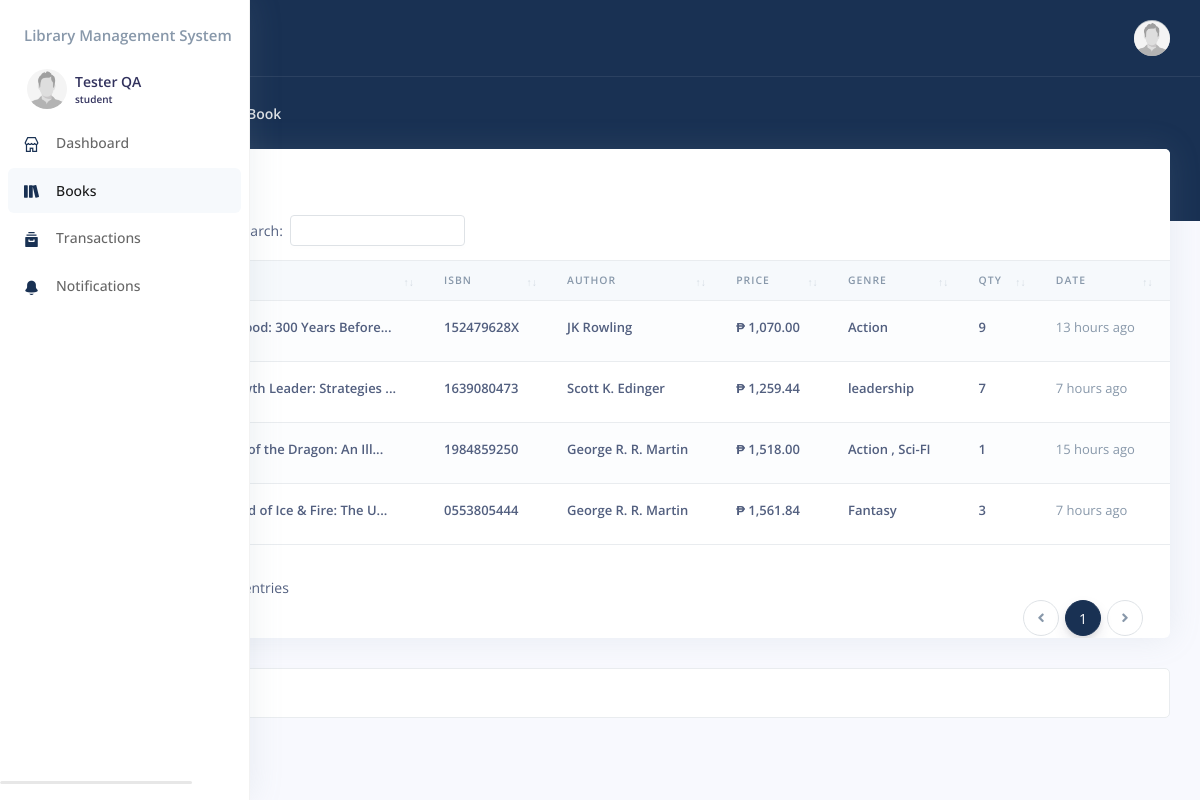
Page /student/book.php (signed in) on the committed database.
### tables this page shows
CREATE TABLE `user` (
  `id` int(11) NOT NULL,
  `type` varchar(50) NOT NULL,
  `username` varchar(255) NOT NULL,
  `password` text NOT NULL,
  `firstname` varchar(255) NOT NULL,
  `lastname` varchar(255) NOT NULL,
  `phone_no` varchar(20) NOT NULL,
  `email` varchar(50) NOT NULL,
  `age` int(22) NOT NULL,
  `address` varchar(255) NOT NULL,
  `image` text NOT NULL,
  `created_on` datetime NOT NULL
);

CREATE TABLE `book` (
  `id` int(11) NOT NULL,
  `title` text NOT NULL,
  `isbn` varchar(255) NOT NULL,
  `author` varchar(255) NOT NULL,
  `book_price` decimal(10,2) NOT NULL,
  `genre` varchar(50) NOT NULL,
  `quantity` int(22) NOT NULL,
  `created_on` datetime NOT NULL
);

### student/include/session.php (called while the page is built, shortened)
<?php
	include '../include/conn.php';
		if($_SESSION['type']=='student'){
			$stmt = $con->prepare("SELECT * FROM `user` WHERE `id`= ? LIMIT 1");
			$stmt->execute([$_SESSION['student']]);
			$user = $stmt->fetch(PDO::FETCH_ASSOC);;
		}else{
			echo"<script>window.location.href='../403.php';</script>";
		}

### include/function.php (called while the page is built, shortened)
<?php
	function created_on($createdDatetime){
		$createdDate = new DateTime($createdDatetime);
		$currentDate = new DateTime();
		$interval = $currentDate->diff($createdDate);
		$years = $interval->y;
		$months = $interval->m;
		$days = $interval->d;
		$hours = $interval->h;
		$minutes = $interval->i;
		$date='';
		if ($years > 0) {
			if($years==1){
				$text='year ago';
			}else{
				$text='years ago';
			}
			$date=$years.' '.$text ;
		} elseif ($hours > 0) {
			if($hours==1){
				$text='hour ago';
			}else{
				$text='hours ago';
			}
			$date= $hours.' '.$text ;
		} else {
			$date ='Just now';
		}
		return $date;
	}
	function short_text($text){
		if(!empty($text)){
			if(strlen($text)>30){
				$text = substr($text, 0, 30) . "...";
				return $text;
			}
			return $text;
		}
	}
	function formatDate($date) {
		$dateTime = new DateTime($date);
		$formattedDate = $dateTime->format('F j, Y');
		return $formattedDate;
	}

### student/book.php (the view, shortened to what this page needs)
<?php
    include("include/session.php");
    $parentpage = "";
    $currentpage='Book';
    $childpage = $page = "Book";
    include("include/header.php");
  ?>
  </head>
  <?php include("include/sidebar.php"); ?>
    <div class="main-content" id="panel">
      <?php
        include("include/topnav.php");
        include "include/breadcrumbs.php";
      ?>
    <div class="container-fluid mt--6">
      <div class="row">
        <div class="col">
          <div class="card">
            <div class="card-header border-0">
              <div class="row">
                <div class="col-6">
                  <h3 class="mb-0">Book List</h3>
                </div>
                <div class="col-6 text-right">
                </div>
              </div>
            </div>
            <div class="table-responsive">
               <table class="table align-items-center table-flush table-striped" id="datatable-buttons">
                <thead class="thead-light">
                  <tr>
                    <th>No.</th>
                    <th>Title</th>
                    <th>ISBN</th>
                    <th>Author</th>
                    <th>Price</th>
					          <th>Genre</th>
                    <th>Qty</th>
                    <th>Date</th>
                    <th>Option</th>
                  </tr>
                </thead>
                <tbody>
                  <?php
                    try{
                      $stmt = $con->prepare(" SELECT * FROM `book` ORDER BY `title` ASC ");
                      $stmt->execute();
                      $cnt = 1;
                      while ($row = $stmt->fetch(PDO::FETCH_ASSOC)) {
                  ?>
                    <tr>
                      <td>
                          <label class="text-muted"><?php echo $cnt;?></label>
                      </td>
                      <td >
                        <?php $title=(empty($row['title']) ||$row['title']==NULL)?'':$row['title']; ?>
                        <label class="font-weight-bold"><?php echo htmlentities(short_text($title)); ?></label>
                      </td>
                      <td >
                        <?php $isbn=(empty($row['isbn']) ||$row['isbn']==NULL)?'':$row['isbn']; ?>
                        <label class="font-weight-bold"><?php echo htmlentities(short_text($isbn)); ?></label>
                      </td>
                      <td >
                        <?php $author=(empty($row['author']) ||$row['author']==NULL)?'':$row['author']; ?>
                        <label class="font-weight-bold"><?php echo htmlentities(short_text($author)); ?></label>
                      </td>
                      <td>
                        <?php
                            $price = (!isset($row['book_price']) || $row['book_price'] == 0) ? '0.00' : number_format($row['book_price'], 2);
                        ?>
                        <label class="font-weight-bold">&#8369; <?php echo htmlentities($price); ?></label>
                      </td>
                      <td >
                        <?php $genre=(empty($row['genre']) ||$row['genre']==NULL)?'':$row['genre']; ?>
                        <label class="font-weight-bold"><?php echo htmlentities(short_text($genre)); ?></label>
                      </td>
                      <td>
                        <?php
                            $quantity = (!isset($row['quantity']) || $row['quantity'] == 0) ? '' : ($row['quantity']);
                        ?>
                        <label class="font-weight-bold"> <?php echo htmlentities($quantity); ?></label>
                      </td>
					            <td>
                        <span class="text-muted">
                          <?php
                            $date=(empty($row['created_on']) ||$row['created_on']==NULL)?'':$row['created_on'];
                            $created_on = isset( $date) ? htmlspecialchars(created_on($date), ENT_QUOTES, 'UTF-8') : '';
                          ?>
                          <label title="<?php echo formatDate($date); ?>"> <?php echo $created_on; ?></label>
                        </span>
                      </td>
                      <td class="text-left">
                      </td>
                    </tr>
                    <div class="col-md-4">
                  <?php $cnt = $cnt + 1;
                  }
                }catch (Exception $e) {
                  $_SESSION['error'] = 'Something went wrong in accessing book data.' . $e->getMessage();
                }
                ?>
                </tbody>
              </table>
            </div>
          </div>
        </div>
      </div>
      <?php include("include/footer.php"); ?>
      </div>
    </div>
  </body>
</html>

### student/include/header.php (shortened to what this page needs)
<!DOCTYPE html>
<html>
<head>
  <link rel="stylesheet" href="../assets/vendor/nucleo/css/nucleo.css" type="text/css">
  <link rel="stylesheet" href="../assets/vendor/@fortawesome/fontawesome-free/css/all.min.css" type="text/css">
  <link rel="stylesheet" href="../assets/vendor/datatables.net-bs4/css/dataTables.bootstrap4.min.css">
  <link rel="stylesheet" href="../assets/vendor/datatables.net-buttons-bs4/css/buttons.bootstrap4.min.css">
  <link rel="stylesheet" href="../assets/vendor/datatables.net-select-bs4/css/select.bootstrap4.min.css">
  <link rel="stylesheet" href="../assets/select/css/select2.min.css">
  <link rel="stylesheet" href="../assets/css/style.css">
  <link rel="stylesheet" href="../assets/vendor/fullcalendar/dist/fullcalendar.min.css">
  <link rel="stylesheet" href="../assets/vendor/sweetalert2/dist/sweetalert2.min.css">
  <link rel="stylesheet" href="../assets/vendor/quill/dist/quill.core.css">
  <link rel="stylesheet" href="../assets/css/argon.css?v=1.1.0" type="text/css">
  <?php
    include("../include/function.php");
  ?>

### student/include/sidebar.php (shortened to what this page needs)
<body>
  <nav class="sidenav navbar navbar-vertical fixed-left navbar-expand-xs navbar-light bg-white text-white" id="sidenav-main">
    <div class="scrollbar-inner">
      <div class="sidenav-header d-flex align-items-center">
        <a class="navbar-brand" href="./" style="width:">
          <h4 class="text-muted">Library Management System</h4>
        </a>
          <div class="navbar-brand sidebar-user text-left">
            <a href="profile.php">
            <span class="avatar avatar-sm rounded-circle" >
              <?php $userphoto = $user['image'];
                if ($userphoto == "") :
              ?>
              <img src="img/profile.png" alt="Image placeholder">
              <?php else : ?>
                <img alt="Image placeholder" src="img/<?php echo htmlentities($userphoto); ?>" style="width:40px;height:40px;border-radius:50%;">
              <?php endif; ?>
            </span>
            <span>
              <h5 class=" m-0 text-sm  font-weight-bold">
                <?php echo  htmlentities($user['firstname'].' '.$user['lastname']);  ?>
              </h5>
              <h6 class="text-overflow m-0" data-toggle="tooltip" data-placement="left" title="User">
                <?php echo htmlentities($_SESSION['type']);  ?>
              </h6>
            </span>
            </a>
          </div>
      </div>
      <br>
      <div class="navbar-inner">
        <div class="collapse navbar-collapse" id="sidenav-collapse-main">
          <ul class="navbar-nav">
            <li class="nav-item">
              <a class="nav-link <?php echo ($parentpage == "dashboard" ? "active" : "") ?>" href="./">
                <i class="ni ni-shop text-primary"></i>
                <span class="nav-link-text">Dashboard</span>
              </a>
            </li>
            <li class="nav-item">
                <a class="nav-link <?php echo ($page == "Book" ? "active" : "") ?>" href="book.php">
                  <i class="ni ni-books  text-primary"></i>
                  <span class="nav-link-text">Books</span>
                </a>
            </li>
            <li class="nav-item">
                <a class="nav-link <?php echo ($page == "Transactions" ? "active" : "") ?>" href="transactions.php">
                  <i class="ni ni-archive-2  text-primary"></i>
                  <span class="nav-link-text">Transactions</span>
                </a>
            </li>
            <li class="nav-item">
                <a class="nav-link <?php echo ($page == "Notifications" ? "active" : "") ?>" href="notifications.php">
                  <i class="ni ni-bell-55  text-primary"></i>
                  <span class="nav-link-text">Notifications</span>
                </a>
            </li>
          </ul>
        </div>
      </div>
    </div>
  </nav>

### student/include/topnav.php (shortened to what this page needs)
<?php
	include("include/session.php");
?>
  <nav class="navbar navbar-top navbar-expand navbar-dark bg-primary border-bottom">
    <div class="container-fluid">
      <div class="collapse navbar-collapse" id="navbarSupportedContent">
        <ul class="navbar-nav align-items-center ml-auto ml-md-0">
          <li class="nav-item dropdown">
            <a class="nav-link pr-0" href="#" role="button" data-toggle="dropdown" aria-haspopup="true" aria-expanded="false">
              <div class="media align-items-center">
                  <span class="avatar avatar-sm rounded-circle">
                    <?php $userphoto = $user['image'];
                    if ($userphoto == "") :
                    ?>
                      <img src="img/default_pic.jpg" alt="Image placeholder">
                    <?php else : ?>
                      <img alt="Image placeholder" src="img/<?php echo htmlentities($userphoto); ?>" style="width:40px;height:35px;border-radius:50%;">
                    <?php endif; ?>
                  </span>
              </div>
            </a>
          </li>
        </ul>
      </div>
    </div>
  </nav>

### student/include/breadcrumbs.php (shortened to what this page needs)
<div class="header bg-primary pb-6">
    <div class="container-fluid">
        <div class="header-body">
            <div class="row align-items-center py-4">
                <div class="col-lg-6 col-7">
                    <nav aria-label="breadcrumb" class="d-none d-md-inline-block ml-md-4">
                        <ol class="breadcrumb breadcrumb-links breadcrumb-dark">
                            <li class="breadcrumb-item"><a href="./"><i class="fas fa-home"></i></a></li>
                            <li class="breadcrumb-item"><a href="./">Dashboard</a></li>
                            <li class="breadcrumb-item active" aria-current="page"><?php echo $currentpage;?></li>
                        </ol>
                    </nav>
                </div>
            </div>
        </div>
    </div>
</div>

### student/include/footer.php (shortened to what this page needs)
<footer class="footer pt-0 border bg-white mb-3" style="border-radius:5px; padding:20px 20px;height:50px;line-height:50px;">
       <div class="row align-items-center justify-content-lg-between">
         <div class="col-lg-6">
           <div class="copyright text-center text-lg-left text-muted">
           <a href="index.php" class="font-weight-bold ml-1 text-primary" target="_blank">LMS</a><span> &copy; 2023 </span>
           </div>
         </div>
       </div>
   </footer>

### assets/css/style.css (style rules this page uses)
:root { --blue: #5e72e4; --indigo: #5603ad; --purple: #8965e0; --pink: #f3a4b5; --red: #f5365c; --orange: #fb6340; --yellow: #ffd600; --green: #01A985; --green2: #128C7E; --green3: #075E54; --teal: #11cdef; --cyan: #2bffc6; --white: #fff; --gray: #8898aa; --gray-dark: #32325d; --light: #ced4da; --lighter: #e9ecef; --primary: #193153; --secondary: #f7fafc; --success: #2dce89; --info: #11cdef; --warning: #fb6340; --danger: #f5365c; --light: #adb5bd; --dark: #212529; --default: #172b4d; --white: #fff; --neutral: #fff; --darker: black; --breakpoint-xs: 0; --breakpoint-sm: 576px; --breakpoint-md: 768px; --breakpoint-lg: 992px; --breakpoint-xl: 1200px; --font-family-sans-serif: Open Sans, sans-serif; --font-family-monospace: SFMono-Regular, Menlo, Monaco, Consolas, 'Liberation Mono', 'Courier New', monospace; }

### student/include/sidebar.php (style rules this page uses)
.sidebar-user { /border:1px solid red; border-radius: 5px; width:100%; height:50px; position:absolute; padding:10px 10px; line-height:-150px; margin-top:100px; }
.sidebar-user span { float:left; margin:-17px 5px; /border:1px solid red; }

### rows in the picture
user: image (placeholder picture), firstname+lastname "Tester QA"
book: title "Fire & Blood: 300 Years Before...", isbn "152479628X", author "JK Rowling", book_price "1,070.00", genre "Action", quantity "9", created_on "13 hours ago"
book: title "The Growth Leader: Strategies ...", isbn "1639080473", author "Scott K. Edinger", book_price "1,259.44", genre "leadership", quantity "7", created_on "7 hours ago"
book: title "The Rise of the Dragon: An Ill...", isbn "1984859250", author "George R. R. Martin", book_price "1,518.00", genre "Action , Sci-FI", quantity "1", created_on "15 hours ago"
book: title "The World of Ice & Fire: The U...", isbn "0553805444", author "George R. R. Martin", book_price "1,561.84", genre "Fantasy", quantity "3", created_on "7 hours ago"

### other values in the picture
$_SESSION['type'] "student"
$currentpage "Book"
